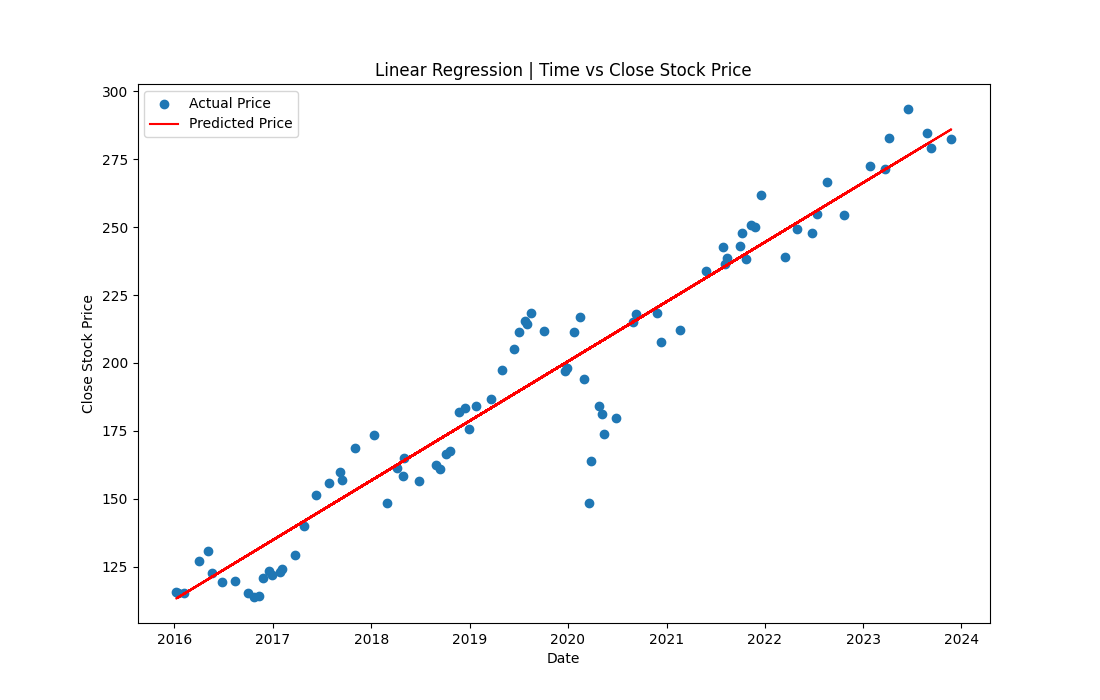

Recreate this plot in Python.
import main

"""
Predictive Modeling
Supervised Machine Learning Model (Linear Regressio)

The model will be only applied from 2016 onwards. 
"""

# 1. Importing the required libraries
from sklearn.linear_model import LinearRegression
from sklearn.model_selection import train_test_split
from sklearn.metrics import mean_squared_error, r2_score
import pandas as pd
import datetime as dt
import matplotlib.pyplot as plt

# 2. Search for the index of the first date registered of 2016
date_search = pd.to_datetime('2016-01-08')  # Defining the search target (2016-01-08)
index = main.df.index[main.df['date'] == date_search]  # Finding the index correspondent to the search
idx = index.item()


# 3. Linear Regression Model
# Preparing data for training and testing
x = main.df.loc[:idx, 'Date'].values.reshape(-1, 1)    # Reshaping the data
y = main.df.loc[:idx, 'close'].values.reshape(-1, 1)   # Reshaping the data

# Spliting the data
X_train, X_test, y_train, y_test = train_test_split(x, y, test_size=0.2)

model = LinearRegression()       # Creation of the LR Model
model.fit(X_train, y_train)      # Training of the LR Model

y_pred = model.predict(X_test)   # Making predictions based on the test set

# Evaluation of the predictions
mse = mean_squared_error(y_test, y_pred)    # Mean Squared Error
r2 = r2_score(y_test, y_pred)               # R2 Score
# print(f'Mean Squared Error (MSE) : {mse}')
# print(f'Coefficient of Determination (R2) : {r2}')


# 4. Visualization
# Transforming X_test points from ordinal to date objects for representation purposes
points = [dt.datetime.fromordinal(z) for x in X_test.T for z in x]

# Scatter plot for data representation and line plot for Model Predictions
plt.figure(figsize=(11, 7))
plt.scatter(points, y_test, label='Actual Price')
plt.plot(points, y_pred, color='red', label='Predicted Price')
plt.title('Linear Regression | Time vs Close Stock Price')
plt.xlabel('Date')
plt.ylabel('Close Stock Price')
plt.legend(loc='upper left')
plt.savefig('LR.png')

# Making a prediction with the model for a specific date (in this case, it predicts the next day)
predict = model.predict((main.df['Date'].iloc[1] + 30).reshape(-1, 1))
print(predict)